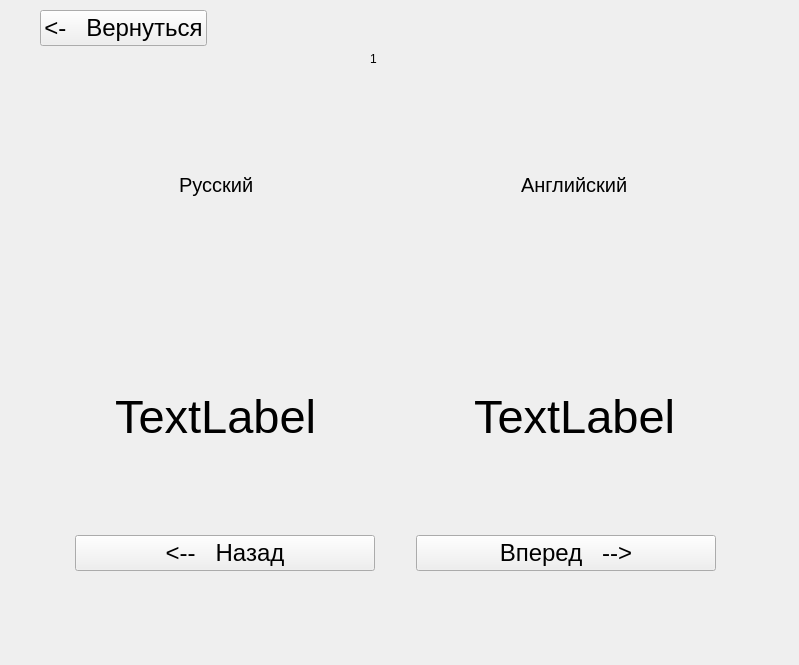
<?xml version="1.0" encoding="UTF-8"?>
<ui version="4.0">
 <class>MainWindow</class>
 <widget class="QMainWindow" name="MainWindow">
  <property name="geometry">
   <rect>
    <x>0</x>
    <y>0</y>
    <width>799</width>
    <height>665</height>
   </rect>
  </property>
  <property name="windowTitle">
   <string/>
  </property>
  <widget class="QWidget" name="centralwidget">
   <widget class="QWidget" name="verticalLayoutWidget">
    <property name="geometry">
     <rect>
      <x>40</x>
      <y>10</y>
      <width>711</width>
      <height>561</height>
     </rect>
    </property>
    <layout class="QVBoxLayout" name="verticalLayout">
     <item>
      <widget class="QPushButton" name="backButton">
       <property name="sizePolicy">
        <sizepolicy hsizetype="Fixed" vsizetype="Fixed">
         <horstretch>0</horstretch>
         <verstretch>0</verstretch>
        </sizepolicy>
       </property>
       <property name="font">
        <font>
         <pointsize>18</pointsize>
        </font>
       </property>
       <property name="text">
        <string>&lt;-   Вернуться</string>
       </property>
      </widget>
     </item>
     <item alignment="Qt::AlignHCenter">
      <widget class="QLabel" name="num_label">
       <property name="sizePolicy">
        <sizepolicy hsizetype="Fixed" vsizetype="Fixed">
         <horstretch>0</horstretch>
         <verstretch>0</verstretch>
        </sizepolicy>
       </property>
       <property name="minimumSize">
        <size>
         <width>50</width>
         <height>0</height>
        </size>
       </property>
       <property name="text">
        <string>1</string>
       </property>
      </widget>
     </item>
     <item>
      <layout class="QHBoxLayout" name="horizontalLayout_2">
       <item alignment="Qt::AlignHCenter">
        <widget class="QLabel" name="label_4">
         <property name="font">
          <font>
           <pointsize>15</pointsize>
          </font>
         </property>
         <property name="text">
          <string>Русский</string>
         </property>
        </widget>
       </item>
       <item alignment="Qt::AlignHCenter">
        <widget class="QLabel" name="label_5">
         <property name="font">
          <font>
           <pointsize>15</pointsize>
          </font>
         </property>
         <property name="text">
          <string>Английский</string>
         </property>
        </widget>
       </item>
      </layout>
     </item>
     <item>
      <layout class="QHBoxLayout" name="horizontalLayout">
       <item alignment="Qt::AlignHCenter">
        <widget class="QLabel" name="ru">
         <property name="font">
          <font>
           <pointsize>35</pointsize>
          </font>
         </property>
         <property name="text">
          <string>TextLabel</string>
         </property>
        </widget>
       </item>
       <item alignment="Qt::AlignHCenter">
        <widget class="QLabel" name="en">
         <property name="font">
          <font>
           <pointsize>35</pointsize>
          </font>
         </property>
         <property name="text">
          <string>TextLabel</string>
         </property>
        </widget>
       </item>
      </layout>
     </item>
     <item>
      <layout class="QHBoxLayout" name="horizontalLayout_3">
       <item>
        <widget class="QPushButton" name="leftButton">
         <property name="sizePolicy">
          <sizepolicy hsizetype="Fixed" vsizetype="Fixed">
           <horstretch>0</horstretch>
           <verstretch>0</verstretch>
          </sizepolicy>
         </property>
         <property name="minimumSize">
          <size>
           <width>300</width>
           <height>0</height>
          </size>
         </property>
         <property name="font">
          <font>
           <pointsize>18</pointsize>
          </font>
         </property>
         <property name="text">
          <string>&lt;--   Назад</string>
         </property>
        </widget>
       </item>
       <item>
        <widget class="QPushButton" name="rightButton">
         <property name="sizePolicy">
          <sizepolicy hsizetype="Fixed" vsizetype="Fixed">
           <horstretch>0</horstretch>
           <verstretch>0</verstretch>
          </sizepolicy>
         </property>
         <property name="minimumSize">
          <size>
           <width>300</width>
           <height>0</height>
          </size>
         </property>
         <property name="font">
          <font>
           <pointsize>18</pointsize>
          </font>
         </property>
         <property name="text">
          <string>Вперед   --&gt;</string>
         </property>
        </widget>
       </item>
      </layout>
     </item>
    </layout>
   </widget>
  </widget>
 </widget>
 <resources/>
 <connections/>
</ui>
